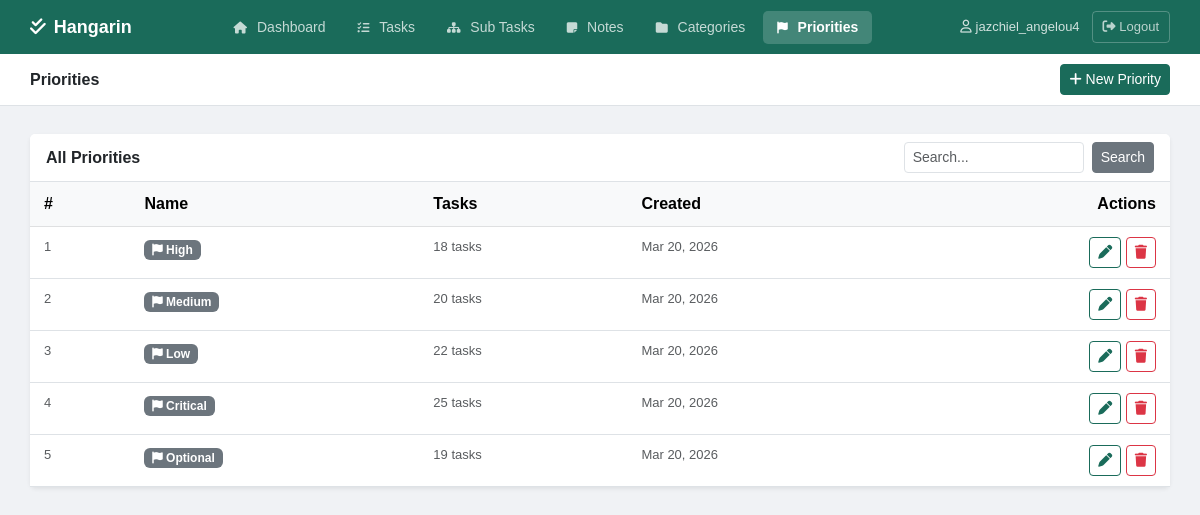
The page /priorities/ (signed in) on the database its author committed.
### tasks/models.py (models this page shows, shortened)
class BaseModel(models.Model):
    created_at = models.DateTimeField(auto_now_add=True)
    updated_at = models.DateTimeField(auto_now=True)
    class Meta:
        abstract = True

class Priority(BaseModel):
    name = models.CharField(max_length=100)
    class Meta:
        verbose_name = "Priority"
        verbose_name_plural = "Priorities"

### tasks/views.py (the view)
# urls.py: path('priorities/', views.priority_list, name='priority_list'),
@login_required
def priority_list(request):
    query = request.GET.get('q', '')
    priorities = Priority.objects.all()
    if query:
        priorities = priorities.filter(name__icontains=query)
    paginator = Paginator(priorities, 10)
    page_obj = paginator.get_page(request.GET.get('page'))
    return render(request, 'tasks/priority_list.html', {
        'page_obj': page_obj, 'query': query, 'active_page': 'priorities'
    })

### templates/tasks/priority_list.html (shortened to what this page needs)
{% extends 'tasks/base.html' %}
{% block page_title %}Priorities{% endblock %}
{% block topbar_actions %}
<a href="{% url 'priority_create' %}" class="btn btn-primary btn-sm"><i class="fa-solid fa-plus"></i> New Priority</a>
{% endblock %}
{% block content %}
<div class="card border-0 shadow-sm">
    <div class="card-header bg-white d-flex justify-content-between align-items-center border-bottom">
        <span class="fw-semibold">All Priorities</span>
        <form method="get" class="d-flex gap-2">
            <input type="text" name="q" value="{{ query }}" placeholder="Search..." class="form-control form-control-sm" style="width:180px;">
            <button type="submit" class="btn btn-secondary btn-sm">Search</button>
        </form>
    </div>
    {% if page_obj.object_list %}
    <div class="table-responsive">
        <table class="table table-hover mb-0">
            <thead class="table-light">
                <tr><th>#</th><th>Name</th><th>Tasks</th><th>Created</th><th class="text-end">Actions</th></tr>
            </thead>
            <tbody>
                {% for p in page_obj %}
                <tr>
                    <td class="text-muted" style="font-size:13px;">{{ forloop.counter0|add:page_obj.start_index }}</td>
                    <td><span class="badge bg-secondary"><i class="fa-solid fa-flag"></i> {{ p.name }}</span></td>
                    <td class="text-muted" style="font-size:13px;">{{ p.task_set.count }} task{{ p.task_set.count|pluralize }}</td>
                    <td class="text-muted" style="font-size:13px;">{{ p.created_at|date:"M d, Y" }}</td>
                    <td class="text-end">
                        <a href="{% url 'priority_edit' p.pk %}" class="btn btn-outline-primary btn-sm"><i class="fa-solid fa-pen"></i></a>
                        <a href="{% url 'priority_delete' p.pk %}" class="btn btn-outline-danger btn-sm"><i class="fa-solid fa-trash"></i></a>
                    </td>
                </tr>
                {% endfor %}
            </tbody>
        </table>
    </div>
    {% else %}
    <div class="card-body text-center py-5 text-muted">
        <i class="fa-solid fa-flag fa-2x mb-3 d-block opacity-25"></i>
        <p>{% if query %}No priorities found.{% else %}No priorities yet. <a href="{% url 'priority_create' %}" style="color:#1a6b5a;">Add one!</a>{% endif %}</p>
    </div>
    {% endif %}
</div>
{% endblock %}

### templates/tasks/base.html (shortened to what this page needs)
{% load pwa %}
<!DOCTYPE html>
<html lang="en">
<head>
    <link href="https://cdn.jsdelivr.net/npm/bootstrap@5.3.0/dist/css/bootstrap.min.css" rel="stylesheet">
    <link rel="stylesheet" href="https://cdnjs.cloudflare.com/ajax/libs/font-awesome/6.5.0/css/all.min.css">
</head>
<body>
<div class="top-navbar">
    <a href="{% url 'dashboard' %}" class="brand">
        <i class="fa-solid fa-check-double"></i> Hangarin
    </a>
    <nav>
        <a href="{% url 'dashboard' %}" class="nav-item {% if active_page == 'dashboard' %}active{% endif %}">
            <i class="fa-solid fa-house"></i> Dashboard
        </a>
        <a href="{% url 'task_list' %}" class="nav-item {% if active_page == 'tasks' %}active{% endif %}">
            <i class="fa-solid fa-list-check"></i> Tasks
        </a>
        <a href="{% url 'subtask_list' %}" class="nav-item {% if active_page == 'subtasks' %}active{% endif %}">
            <i class="fa-solid fa-sitemap"></i> Sub Tasks
        </a>
        <a href="{% url 'note_list' %}" class="nav-item {% if active_page == 'notes' %}active{% endif %}">
            <i class="fa-solid fa-note-sticky"></i> Notes
        </a>
        <a href="{% url 'category_list' %}" class="nav-item {% if active_page == 'categories' %}active{% endif %}">
            <i class="fa-solid fa-folder"></i> Categories
        </a>
        <a href="{% url 'priority_list' %}" class="nav-item {% if active_page == 'priorities' %}active{% endif %}">
            <i class="fa-solid fa-flag"></i> Priorities
        </a>
    </nav>
    <div class="user-area">
        {% if user.is_authenticated %}
        <span><i class="fa-regular fa-user" style="margin-right:4px;"></i>{{ user.username }}</span>
        <form method="post" action="{% url 'logout' %}" style="margin:0;padding:0;">
            <button type="submit" class="logout-btn">
                <i class="fa-solid fa-right-from-bracket"></i> Logout
            </button>
        </form>
        {% endif %}
    </div>
</div>
<div class="subbar">
    <h5>{% block page_title %}Dashboard{% endblock %}</h5>
    <div>{% block topbar_actions %}{% endblock %}</div>
</div>
<div class="content-area">
    {% block content %}{% endblock %}
</div>
</body>
</html>

### templates/tasks/base.html (style rules this page uses)
body { background-color: #f0f2f5; font-family: Arial, sans-serif; min-height: 100vh; }
.top-navbar { background-color: #1a6b5a; padding: 0 30px; height: 54px; display: flex; align-items: center; justify-content: space-between; position: sticky; top: 0; z-index: 100; }
.top-navbar .brand { color: white; font-size: 18px; font-weight: 700; text-decoration: none; display: flex; align-items: center; gap: 8px; }
.top-navbar nav { display: flex; align-items: center; gap: 4px; }
.top-navbar .nav-item { color: rgba(255,255,255,0.75); text-decoration: none; padding: 6px 14px; border-radius: 5px; font-size: 14px; transition: all 0.15s; }
.top-navbar .nav-item.active { background-color: rgba(255,255,255,0.18); color: white; font-weight: 600; }
.top-navbar .nav-item i { margin-right: 6px; font-size: 12px; }
.top-navbar .user-area { display: flex; align-items: center; gap: 12px; color: rgba(255,255,255,0.8); font-size: 13px; }
.top-navbar .logout-btn { color: rgba(255,255,255,0.7); text-decoration: none; font-size: 13px; padding: 5px 10px; border: 1px solid rgba(255,255,255,0.25); border-radius: 4px; transition: all 0.15s; background: transparent; cursor: pointer; font-family: Arial, sans-serif; }
.subbar { background-color: white; border-bottom: 1px solid #dee2e6; padding: 10px 30px; display: flex; justify-content: space-between; align-items: center; }
.subbar h5 { margin: 0; font-size: 16px; font-weight: 600; color: #212529; }
.content-area { padding: 28px 30px; max-width: 1200px; }
.btn-primary { background-color: #1a6b5a; border-color: #1a6b5a; }
.btn-outline-primary { color: #1a6b5a; border-color: #1a6b5a; }
.table > :not(caption) > * > * { padding: 10px 14px; }

### rows shown on the page
Priority: name "High", task_set.count "18", created_at "Mar 20, 2026"
Priority: name "Medium", task_set.count "20", created_at "Mar 20, 2026"
Priority: name "Low", task_set.count "22", created_at "Mar 20, 2026"
Priority: name "Critical", task_set.count "25", created_at "Mar 20, 2026"
Priority: name "Optional", task_set.count "19", created_at "Mar 20, 2026"

### other values the page prints
{{ user.username }} "jazchiel_angelou4"
